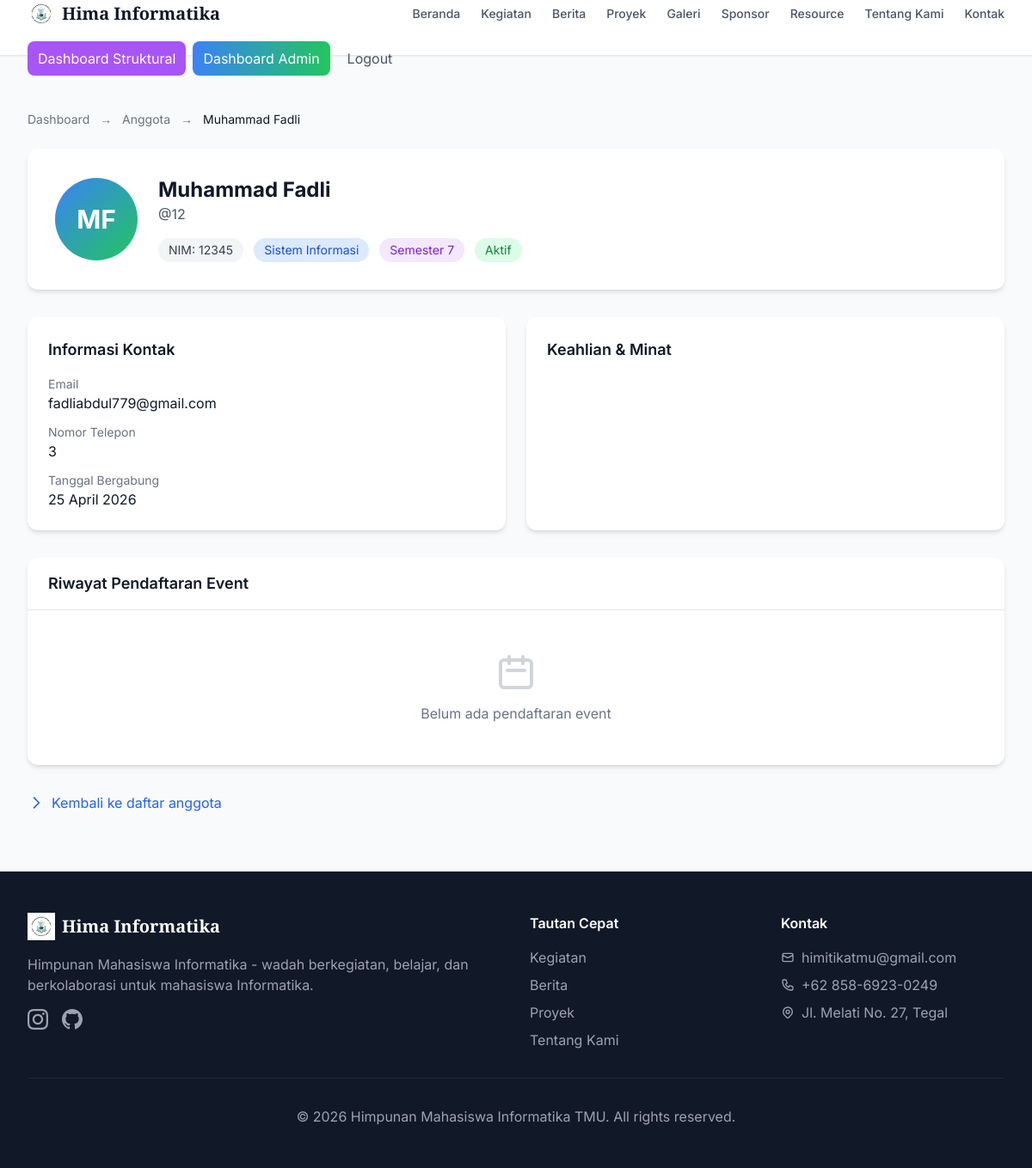
/admin/members/2 (signed in), run on the app's committed database.
### app/models.py (models this page shows, shortened)
class User(UserMixin, db.Model):
    __tablename__ = 'users'
    id = db.Column(db.Integer, primary_key=True)
    username = db.Column(db.String(80), unique=True, nullable=False, index=True)
    email = db.Column(db.String(120), unique=True, nullable=False, index=True)
    password_hash = db.Column(db.String(256), nullable=False)
    first_name = db.Column(db.String(50), nullable=False)
    last_name = db.Column(db.String(50), nullable=False)
    role = db.Column(db.String(20), default='member', nullable=False)  # superadmin, admin, structural, member
    is_active = db.Column(db.Boolean, default=True)
    created_at = db.Column(db.DateTime, default=datetime.utcnow)
    updated_at = db.Column(db.DateTime, default=datetime.utcnow, onupdate=datetime.utcnow)
    member_profile = db.relationship('Member', backref='user', uselist=False, cascade='all, delete-orphan')
    @property
    def full_name(self):
        return f"{self.first_name} {self.last_name}"

class Member(db.Model):
    __tablename__ = 'members'
    id = db.Column(db.Integer, primary_key=True)
    user_id = db.Column(db.Integer, db.ForeignKey('users.id'), unique=True, nullable=False)
    nim = db.Column(db.String(20), unique=True, nullable=False)  # Nomor Induk Mahasiswa
    phone = db.Column(db.String(20), nullable=True)
    address = db.Column(db.Text, nullable=True)
    semester = db.Column(db.Integer, nullable=True)
    study_program = db.Column(db.String(100), nullable=True)  # Program Studi
    join_date = db.Column(db.DateTime, default=datetime.utcnow)
    skills = db.Column(db.Text, nullable=True)  # JSON string of skills
    interests = db.Column(db.Text, nullable=True)  # JSON string of interests
    avatar = db.Column(db.String(255), default='default-avatar.png')
    is_active = db.Column(db.Boolean, default=True)
    created_at = db.Column(db.DateTime, default=datetime.utcnow)
    updated_at = db.Column(db.DateTime, default=datetime.utcnow, onupdate=datetime.utcnow)

### app/routes/admin.py (the view)
@admin_bp.route('/members/<int:id>')
@login_required
@admin_or_structural_required
def member_detail(id):
    member = Member.query.get_or_404(id)
    registrations = EventRegistration.query.filter_by(member_id=id).all()
    return render_template('admin/member_detail.html',
                         member=member,
                         registrations=registrations)

### app/__init__.py (called while the page is built)
def create_app(config_name='default'):
    app = Flask(__name__)
    app.config.from_object(config[config_name])
    db.init_app(app)
    login_manager.init_app(app)
    @login_manager.user_loader
    def load_user(user_id):
        from app.models import User
        return db.session.get(User, int(user_id))
    from app.routes.auth import auth_bp
    from app.routes.admin import admin_bp
    from app.routes.main import main_bp
    app.register_blueprint(auth_bp)
    app.register_blueprint(admin_bp, url_prefix='/admin')
    app.register_blueprint(main_bp)
    os.makedirs(app.config['UPLOAD_FOLDER'], exist_ok=True)
    with app.app_context():
        db.create_all()
    return app

### app/routes/admin.py (called while the page is built)
def admin_or_structural_required(f):
    from functools import wraps
    @wraps(f)
    def decorated_function(*args, **kwargs):
        if not current_user.is_authenticated or current_user.role not in ['structural', 'admin', 'superadmin']:
            flash('Structural or admin access required.', 'danger')
            return redirect(url_for('auth.login'))
        return f(*args, **kwargs)
    return decorated_function

### app/templates/admin/member_detail.html (shortened to what this page needs)
{% extends "base.html" %}
{% block content %}
<div class="max-w-7xl mx-auto px-4 sm:px-6 lg:px-8 py-8">
    <nav class="mb-6 text-sm text-gray-500">
        <a href="{{ url_for('admin.dashboard') }}" class="hover:text-primary-600">Dashboard</a>
        <span class="mx-2">→</span>
        <a href="{{ url_for('admin.members') }}" class="hover:text-primary-600">Anggota</a>
        <span class="mx-2">→</span>
        <span class="text-gray-900">{{ member.user.full_name }}</span>
    </nav>
    <div class="bg-white rounded-xl shadow-md p-8 mb-8">
        <div class="flex flex-col md:flex-row items-start md:items-center">
            <div class="w-24 h-24 bg-gradient-to-br from-primary-500 to-secondary-500 rounded-full flex items-center justify-center text-white font-bold text-3xl mb-4 md:mb-0 md:mr-6">
                {{ member.user.first_name[0]|upper }}{{ member.user.last_name[0]|upper }}
            </div>
            <div class="flex-1">
                <h1 class="text-2xl font-bold text-gray-900">{{ member.user.full_name }}</h1>
                <p class="text-gray-600">@{{ member.user.username }}</p>
                <div class="flex flex-wrap gap-3 mt-4">
                    <span class="px-3 py-1 bg-gray-100 text-gray-700 rounded-full text-sm">
                        NIM: {{ member.nim }}
                    </span>
                    {% if member.study_program %}
                    <span class="px-3 py-1 bg-blue-100 text-blue-700 rounded-full text-sm">
                        {{ member.study_program }}
                    </span>
                    {% endif %}
                    {% if member.semester %}
                    <span class="px-3 py-1 bg-purple-100 text-purple-700 rounded-full text-sm">
                        Semester {{ member.semester }}
                    </span>
                    {% endif %}
                    <span class="px-3 py-1 {{ 'bg-green-100 text-green-700' if member.is_active else 'bg-red-100 text-red-700' }} rounded-full text-sm">
                        {{ 'Aktif' if member.is_active else 'Nonaktif' }}
                    </span>
                </div>
            </div>
        </div>
    </div>
    <div class="grid md:grid-cols-2 gap-6 mb-8">
        <div class="bg-white rounded-xl shadow-md p-6">
            <h2 class="text-lg font-semibold mb-4">Informasi Kontak</h2>
            <dl class="space-y-3">
                <div>
                    <dt class="text-sm text-gray-500">Email</dt>
                    <dd class="text-gray-900">{{ member.user.email }}</dd>
                </div>
                {% if member.phone %}
                <div>
                    <dt class="text-sm text-gray-500">Nomor Telepon</dt>
                    <dd class="text-gray-900">{{ member.phone }}</dd>
                </div>
                {% endif %}
                <div>
                    <dt class="text-sm text-gray-500">Tanggal Bergabung</dt>
                    <dd class="text-gray-900">{{ member.join_date.strftime('%d %B %Y') }}</dd>
                </div>
            </dl>
        </div>
        <div class="bg-white rounded-xl shadow-md p-6">
            <h2 class="text-lg font-semibold mb-4">Keahlian & Minat</h2>
        </div>
    </div>
    <div class="bg-white rounded-xl shadow-md overflow-hidden">
        <div class="px-6 py-4 border-b border-gray-200">
            <h2 class="text-lg font-semibold">Riwayat Pendaftaran Event</h2>
        </div>
        {% if registrations %}
        <div class="overflow-x-auto">
            <table class="w-full">
                <thead class="bg-gray-50">
                    <tr>
                        <th class="px-6 py-3 text-left text-xs font-medium text-gray-500 uppercase">Event</th>
                        <th class="px-6 py-3 text-left text-xs font-medium text-gray-500 uppercase">Tanggal Daftar</th>
                        <th class="px-6 py-3 text-left text-xs font-medium text-gray-500 uppercase">Status</th>
                        <th class="px-6 py-3 text-left text-xs font-medium text-gray-500 uppercase">Hadir</th>
                    </tr>
                </thead>
                <tbody class="divide-y divide-gray-200">
                    {% for reg in registrations %}
                    <tr class="hover:bg-gray-50">
                        <td class="px-6 py-4">
                            <a href="#" class="text-primary-600 hover:text-primary-900 font-medium">
                                {{ reg.event.title }}
                            </a>
                        </td>
                        <td class="px-6 py-4 text-sm text-gray-500">
                            {{ reg.registration_date.strftime('%d %b %Y') }}
                        </td>
                        <td class="px-6 py-4">
                            <span class="px-2 py-1 text-xs font-semibold rounded-full
                                {% if reg.status == 'registered' %}bg-blue-100 text-blue-800
                                {% elif reg.status == 'attended' %}bg-green-100 text-green-800
                                {% else %}bg-red-100 text-red-800{% endif %}">
                                {{ reg.status|capitalize }}
                            </span>
                        </td>
                        <td class="px-6 py-4">
                            {% if reg.attendance %}
                            <svg class="w-5 h-5 text-green-500" fill="currentColor" viewBox="0 0 20 20">
                                <path fill-rule="evenodd" d="M16.707 5.293a1 1 0 010 1.414l-8 8a1 1 0 01-1.414 0l-4-4a1 1 0 011.414-1.414L8 12.586l7.293-7.293a1 1 0 011.414 0z" clip-rule="evenodd"></path>
                            </svg>
                            {% else %}
                            <svg class="w-5 h-5 text-gray-300" fill="currentColor" viewBox="0 0 20 20">
                                <path fill-rule="evenodd" d="M10 18a8 8 0 100-16 8 8 0 000 16zM8.707 7.293a1 1 0 00-1.414 1.414L8.586 10l-1.293 1.293a1 1 0 101.414 1.414L10 11.414l1.293 1.293a1 1 0 001.414-1.414L11.414 10l1.293-1.293a1 1 0 00-1.414-1.414L10 8.586 8.707 7.293z" clip-rule="evenodd"></path>
                            </svg>
                            {% endif %}
                        </td>
                    </tr>
                    {% endfor %}
                </tbody>
            </table>
        </div>
        {% else %}
        <div class="p-12 text-center text-gray-500">
            <svg class="w-12 h-12 mx-auto mb-3 text-gray-300" fill="none" stroke="currentColor" viewBox="0 0 24 24"><path stroke-linecap="round" stroke-linejoin="round" stroke-width="2" d="M8 7V3m8 4V3m-9 8h10M5 21h14a2 2 0 002-2V7a2 2 0 00-2-2H5a2 2 0 00-2 2v12a2 2 0 002 2z"></path></svg>
            <p>Belum ada pendaftaran event</p>
        </div>
        {% endif %}
    </div>
    <div class="mt-8">
        <a href="{{ url_for('admin.members') }}" class="inline-flex items-center text-primary-600 hover:text-primary-700">
            <svg class="w-5 h-5 mr-2" fill="none" stroke="currentColor" viewBox="0 0 24 24"><path stroke-linecap="round" stroke-linejoin="round" stroke-width="2" d="M9 5l7 7-7 7"></path></svg>
            Kembali ke daftar anggota
        </a>
    </div>
</div>
{% endblock %}

### app/static/css/style.css (style rules this page uses)
html { scroll-behavior: smooth; }
body { overflow-x: hidden; max-width: 100vw; font-family: 'Inter', sans-serif; background-color: #f8fafc; }
img, video, canvas, svg { max-width: 100%; height: auto; }

### data on the page
User: user.full_name "Muhammad Fadli", user "M", user "F", user.username "12", user.email "fadliabdul779@gmail.com"
Member: nim "12345", study_program "Sistem Informasi", semester "7", is_active "Aktif", phone "3", join_date "25 April 2026"

### other printed values
{{ now.year if now else 2026 }} "2026"
